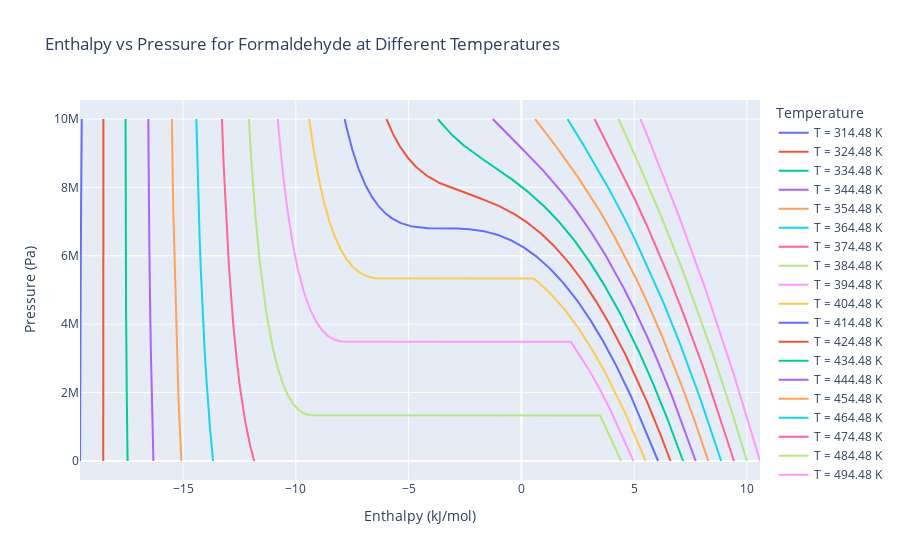

Notebook code for this chart:
### Code cell
%pip install numpy
%pip install scipy
%pip install plotly

import numpy as np
from scipy.optimize import minimize_scalar

# Constants in SI units
Trs = 298.15  # Reference temperature in K
Prs = 100000 # Reference pressure in Pa
H_IG = -96.8907 # J/mol
a1 = 9.48*4.184  # J/mol
b1 = 0.00914*4.184  # J/(mol*K)
c1 = -6.4e-7*4.184  # J/(mol*K^2)

R = 8.314  # J/(mol*K)
Tc = 414.48  # K
Pc = 6.8e6  # Pa
w = 0.215  # dimensionless

# Peng-Robinson equation parameters
a = 0.45724 * (R**2 * Tc**2) / Pc  # Pa * m^6 / mol^2
b = 0.07780 * R * Tc / Pc  # m^3 / mol


# Define the pressure function
def calculate_pressure(Vm, T):
    k = 0.37464 + 1.54226*w - 0.26992*w**2 
    alpha = (1 + k * (1 - np.sqrt(T / Tc)))**2
    return (R * T / (Vm - b)) - (a * alpha / (Vm**2 + 2 * b * Vm - b**2))
# Pre-calculated on input parameters
def calc_a(T):
    kappa = 0.37464 + 1.54226*w - 0.26992*w**2     # Peng-Robinson kappa
    return 0.45724 * R**2 * Tc**2 / Pc * (1 + kappa * (1 - np.sqrt(T/Tc)))**2

def calc_b():
    return 0.07780 * R * Tc / Pc

# Compressibility factor cubic equation coefficients
def cubic_eq_coeffs(A, B):
    return [1, -(1 - B), A - 3*B**2 - 2*B, -(A*B - B**2 - B**3)]

# Solving for Z (compressibility factor)
def solve_cubic(A, B):
    coeffs = cubic_eq_coeffs(A, B)
    roots = np.roots(coeffs)
    roots_real = np.real(roots[np.isreal(roots)])   # Only real roots
    return roots_real 

# Calculating Z, V, H, S
def calculate_properties(T, P):
    A = calc_a(T) * P / (R * T)**2
    B = calc_b() * P / (R * T)
    Z = solve_cubic(A, B)

    Z1 = min(Z)
    Z3 = max(Z)

    # Molar volume V = ZRT/P
    V1 = 1000 * Z1 * R * T / P
    V3 = 1000 * Z3 * R * T / P
    return Z1 , Z3, V1, V3

# Integrals for Cp and Cp/T
def integral_Cp(T, Trs):
    term1 = a1 * (T - Trs)
    term2 = (b1 / 2) * (T**2 - Trs**2)
    term3 = (c1 / 3) * (T**3 - Trs**3)
    return term1 + term2 + term3

def d_alpha(T):
    k = 0.37464 + 1.54226*w - 0.26992*w**2    # Peng-Robinson k
    return - (1 + k*(1 - np.sqrt(T/Tc))) * ( k / Tc * np.sqrt(Tc/T))

def delta_H(T, P):
    k = 0.37464 + 1.54226*w - 0.26992*w**2    # Peng-Robinson k
    alpha = (1 + k * (1 - np.sqrt(T/Tc)))**2
    b = calc_b()
    B = b * P / (R * T)
    Z1, Z3 , V1, V3 = calculate_properties(T, P)
    H1 = R * T * (Z1 - 1) +(( T * a * d_alpha(T) - (a * alpha)) * np.log((Z1 + B + B * np.sqrt(2)) / (Z1 + B - B * np.sqrt(2))))/(2* np.sqrt(2) * b ) 
    H3 = R * T * (Z3 - 1) +(( T * a * d_alpha(T) - (a * alpha)) * np.log((Z3 + B + B * np.sqrt(2)) / (Z3 + B - B * np.sqrt(2))))/(2* np.sqrt(2) * b )
    return H1, H3 

def calc_H(T , P , Trs):
    H1 ,H3 =  delta_H(T, P)
    dH1 = H1 + integral_Cp(T, Trs) + H_IG
    dH3 = H3 + integral_Cp(T, Trs) + H_IG
    return dH1 , dH3

def compute_integral(P, R, T, a, b, P_min, k=0.001):
    Z1 , Z3 ,V1, V2 = calculate_properties(T, P)
    kappa = 0.37464 + 1.54226*w - 0.26992*w**2 
    alpha = (1 + kappa * (1 - np.sqrt(T / Tc)))**2
    a = a * alpha
    
    # Define the integral function
    def integral_function(V):
        term1 = R * T * np.log(abs(V - b))
        term2 = -(a / (2 * b * np.sqrt(2))) * np.log(abs((V + b - b * np.sqrt(2)) / (V + b + b * np.sqrt(2))))
        return term1 + term2
    
    integral_value = integral_function(V2) - integral_function(V1)
    
    while P > P_min:
        residual = integral_value - (V2 - V1) * P
        if abs(residual) < k:
            return P
        P -= 1  
    
   

    return P




# Define temperature range for plotting

temperature_list = np.arange(314.48,500,10)   # Example temperatures in Kelvin
pressure_values = np.linspace(1, 10e6, 1000)     # Pressure range in bar



# Initialize plot
import plotly.graph_objects as go

fig = go.Figure()

# Loop over each temperature and calculate V for each P
for T in temperature_list:
    
    # Find the local maximum and minimum pressures for the given temperature
    result = minimize_scalar(lambda Vm: -calculate_pressure(Vm, T), bounds=(0.00005, 0.01), method='bounded')
    result_min = minimize_scalar(lambda Vm: calculate_pressure(Vm, T), bounds=(0.00005, 0.01), method='bounded')

    V_max = result.x
    P_max = -result.fun
    V_min = result_min.x
    P_min = -result_min.fun

    # Calculate the saturation pressure for the temperature T
    P_sat = compute_integral(P_max, R, T, a, b, P_min)

    # Generate the PV curve for the temperature T
    Vm = np.linspace(0.00005, 0.01, 1000)  # m^3/mol, narrow around the critical region

    H_values = []
    for P in pressure_values:
        H1 , H3 = calc_H(T, P, Trs)
        H1/=1000
        H3/=1000
        # Check if H is a scalar
        if H1 == H3:
            H_values.append(H1)
        elif P > P_sat:
            H_values.append(H1)
        else:
            H_values.append(H3)

    # Plot the enthalpy curve for the current temperature
    fig.add_trace(go.Scatter(x=H_values, y=pressure_values, mode='lines', name=f'T = {T} K'))

# Add labels and legend
fig.update_layout(
    title='Enthalpy vs Pressure for Formaldehyde at Different Temperatures',
    xaxis_title='Enthalpy (kJ/mol)',
    yaxis_title='Pressure (Pa)',
    legend_title='Temperature'
)

fig.show()

### Figure 1 — Plotly figure (JSON) as saved in the notebook; plotly's stock layout.template omitted (floating-point values rounded to 4 significant figures; data arrays with more than 128 entries replaced by an {"elided": "..."} marker saying what was removed)
{"data": [{"mode": "lines", "name": "T = 314.48 K", "type": "scatter", "x": {"elided": "1000 float values"}, "y": {"elided": "1000 float values"}}, {"mode": "lines", "name": "T = 324.48 K", "type": "scatter", "x": {"elided": "1000 float values"}, "y": {"elided": "1000 float values"}}, {"mode": "lines", "name": "T = 334.48 K", "type": "scatter", "x": {"elided": "1000 float values"}, "y": {"elided": "1000 float values"}}, {"mode": "lines", "name": "T = 344.48 K", "type": "scatter", "x": {"elided": "1000 float values"}, "y": {"elided": "1000 float values"}}, {"mode": "lines", "name": "T = 354.48 K", "type": "scatter", "x": {"elided": "1000 float values"}, "y": {"elided": "1000 float values"}}, {"mode": "lines", "name": "T = 364.48 K", "type": "scatter", "x": {"elided": "1000 float values"}, "y": {"elided": "1000 float values"}}, {"mode": "lines", "name": "T = 374.48 K", "type": "scatter", "x": {"elided": "1000 float values"}, "y": {"elided": "1000 float values"}}, {"mode": "lines", "name": "T = 384.48 K", "type": "scatter", "x": {"elided": "1000 float values"}, "y": {"elided": "1000 float values"}}, {"mode": "lines", "name": "T = 394.48 K", "type": "scatter", "x": {"elided": "1000 float values"}, "y": {"elided": "1000 float values"}}, {"mode": "lines", "name": "T = 404.48 K", "type": "scatter", "x": {"elided": "1000 float values"}, "y": {"elided": "1000 float values"}}, {"mode": "lines", "name": "T = 414.48 K", "type": "scatter", "x": {"elided": "1000 float values"}, "y": {"elided": "1000 float values"}}, {"mode": "lines", "name": "T = 424.48 K", "type": "scatter", "x": {"elided": "1000 float values"}, "y": {"elided": "1000 float values"}}, {"mode": "lines", "name": "T = 434.48 K", "type": "scatter", "x": {"elided": "1000 float values"}, "y": {"elided": "1000 float values"}}, {"mode": "lines", "name": "T = 444.48 K", "type": "scatter", "x": {"elided": "1000 float values"}, "y": {"elided": "1000 float values"}}, {"mode": "lines", "name": "T = 454.48 K", "type": "scatter", "x": {"elided": "1000 float values"}, "y": {"elided": "1000 float values"}}, {"mode": "lines", "name": "T = 464.48 K", "type": "scatter", "x": {"elided": "1000 float values"}, "y": {"elided": "1000 float values"}}, {"mode": "lines", "name": "T = 474.48 K", "type": "scatter", "x": {"elided": "1000 float values"}, "y": {"elided": "1000 float values"}}, {"mode": "lines", "name": "T = 484.48 K", "type": "scatter", "x": {"elided": "1000 float values"}, "y": {"elided": "1000 float values"}}, {"mode": "lines", "name": "T = 494.48 K", "type": "scatter", "x": {"elided": "1000 float values"}, "y": {"elided": "1000 float values"}}], "layout": {"legend": {"title": {"text": "Temperature"}}, "title": {"text": "Enthalpy vs Pressure for Formaldehyde at Different Temperatures"}, "xaxis": {"title": {"text": "Enthalpy (kJ/mol)"}}, "yaxis": {"title": {"text": "Pressure (Pa)"}}}}
